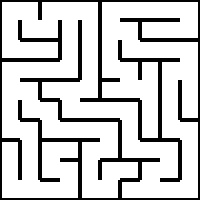
#> input picture square_maze_solver/solver_1/maze00.jpg, 200 x 200 px
$ python run_me.py maze00.jpg   (Python 2 division)
#> lines starting #> are read from the running program, lines starting #| are printed output that depends on the picture; after the words box and inside, x2 and y2 are one past the last pixel; in counts of white or black regions, pixels touching at a corner belong together
import numpy as np
import cv2
import sys

## The readImage function takes a file path as argument and returns image in binary form.
## You can copy the code you wrote for section1.py here.
def readImage(filePath):
    #############  Add your Code here   ###############
#> called with filePath = 'maze00.jpg'
	img = cv2.imread(filePath, 0)
#> img is the input picture: shape (200, 200); min 0, max 255, mean 205.1
	ret, binaryImage = cv2.threshold(img, 127, 255, cv2.THRESH_BINARY)
#> binaryImage: shape (200, 200); 80.5% white; 1 black region, box (x1, y1, x2, y2) and area: (0, 0, 200, 200) 7812

    ###################################################
    	return binaryImage

## The findNeighbours function takes a maze image and row and column coordinates of a cell as input arguments
## and returns a stack consisting of all the neighbours of the cell as output.
## Note :- Neighbour refers to all the adjacent cells one can traverse to from that cell provided only horizontal
## and vertical traversal is allowed.
## You can copy the code you wrote for section1.py here.
def findNeighbours(img,row,column):
	neighbours = []
    #############  Add your Code here   ###############
	ret, img = cv2.threshold(img, 100, 255, cv2.THRESH_BINARY_INV)


	cell = img[row*20:(row+1)*20, column*20:(column+1)*20]

	contours, hierarchy = cv2.findContours(cell, cv2.RETR_TREE, cv2.CHAIN_APPROX_SIMPLE)
	if len(contours) == 0:
		neighbours.extend([(row, column-1), (row-1, column), (row, column+1), (row+1, column)])
	elif len(contours) > 1:
        	#array difference
        	arr=contours[0]
        	#print arr[0]
        	num = (arr[0]-arr[1])
        	num=num[0]
        	#print num
        	if num[0]<0:
            		num[0]=-num[0]
        	if num[1]<0:
            		num[1]=-num[1]
        	if num[0]<num[1]:
            		neighbours.extend([(row-1, column), (row+1, column)])
        	else:
            		neighbours.extend([(row, column-1), (row, column+1)])

    	elif len(contours) == 1:
        	peri = cv2.arcLength(contours[0], True)
        	M = cv2.moments(contours[0])
 	#	print contours[0]
		if M['m00']!=0:
			cx = int(M['m10']/M['m00'])
        		cy = int(M['m01']/M['m00'])
			centroid = cx, cy
        	else:
			centroid = (contours[0][0][0] + contours[0][1][0])/2
        #	print centroid
        	#print peri
        	if peri > 90:
            		if centroid[0] < 9:
                		neighbours.append((row, column+1))
            		elif centroid[0] > 9:
                		neighbours.append((row, column-1))
            		elif centroid[1] < 9:
                		neighbours.append((row+1, column))
            		elif centroid[1] >9:
                		neighbours.append((row-1, column))
        	if peri < 90 and peri > 50:
            		if centroid[0] < 9:
                		if centroid[1] < 9:
                    			neighbours.extend([(row, column+1), (row+1, column)])
                		else:
                    			neighbours.extend([(row-1, column), (row, column+1)])
            		else:
                		if centroid[1] < 9:
                    			neighbours.extend([(row, column-1), (row+1, column)])
                		else:
                    			neighbours.extend([(row, column-1), (row-1, column)])

        	if peri < 50:
            		if centroid[0] < 9:
                		neighbours.extend([(row-1, column), (row, column+1), (row+1, column)])
            		if centroid[0] > 9:
                		neighbours.extend([(row, column-1), (row-1, column), (row+1, column)])
            		if centroid[1] < 9:
                		neighbours.extend([(row, column-1), (row, column+1), (row+1, column)])
            		if centroid[1] > 9:
                		neighbours.extend([(row, column-1), (row-1, column), (row, column+1)])
    	else:
        	print 'Error'


    ###################################################
	return neighbours

##  colourCell function takes 4 arguments:-
##            img - input image
##            row - row coordinates of cell to be coloured
##            column - column coordinates of cell to be coloured
##            colourVal - the intensity of the colour.
##  colourCell basically highlights the given cell by painting it with the given colourVal. Care should be taken that
##  the function doesn't paint over the black walls and only paints the empty spaces. This function returns the image
##  with the painted cell.
##  You can copy the code you wrote for section1.py here.
def colourCell(img,row,column,colourVal):
    #############  Add your Code here   ###############
	dst = np.zeros((20, 20), np.uint8)
	cv2.rectangle(dst, (0,0), (20, 20), colourVal, -1)
	cv2.bitwise_and(img[row*20:(row+1)*20, (column*20):(column+1)*20], dst, img[row*20:(row+1)*20, (column*20):(column+1)*20])


    ###################################################
	return img

##  Function that accepts some arguments from user and returns the graph of the maze image.
def buildGraph(img, initial_point, final_point):  ## You can pass your own arguments in this space.
	graph = {}
    #############  Add your Code here   ###############
	for row in range(initial_point[0], final_point[0]+1):
		for col in range(initial_point[1], final_point[1]+1):
			point = (row, col)
	#		print point
			neigh = findNeighbours(img, row, col)
			graph[point] = neigh

    ###################################################

	return graph

##  Finds shortest path between two coordinates in the maze. Returns a set of coordinates from initial point
##  to final point.
def findPath(graph, start, end, path=[]): ## You can pass your own arguments in this space.
    #############  Add your Code here   ###############
	path = path + [start]
#	print path
        if start == end:
            return path
        if not graph.has_key(start):
	 #   print 'somethings wrong'
            return None
        shortest = None
        for node in graph[start]:
            if node not in path:
                newpath = findPath(graph, node, end, path)
                if newpath:
                    if not shortest or len(newpath) < len(shortest):
                        shortest = newpath


    ###################################################
	return shortest

## This is the main function where all other functions are called. It accepts filepath
## of an image as input. You are not allowed to change any code in this function.
def main(filePath, flag = 0):
    img = readImage(filePath)      ## Read image with specified filepath.
    breadth = len(img)/20          ## Breadthwise number of cells
#> breadth = 10
    length = len(img[0])/20           ## Lengthwise number of cells
#> length = 10
    if length == 10:
        initial_point = (0,0)      ## Start coordinates for maze solution
        final_point = (9,9)        ## End coordinates for maze solution
    else:
        initial_point = (0,0)
        final_point = (19,19)
    graph = buildGraph(img, initial_point, final_point)       ## Build graph from maze image. Pass arguments as required.
#> the loop in buildGraph, `for row in range(initial_point[0], final_point[0]+1):` made 10 passes
#> pass 1, in findNeighbours, `ret, img = cv2.threshold(img, 100, 255, cv2.THRESH_BINARY_INV)`:
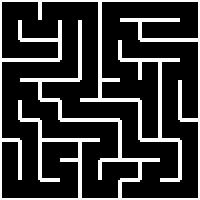
#> img: shape (200, 200); 19.5% white; 1 white region, box (x1, y1, x2, y2) and area: (0, 0, 200, 200) 7812
#> pass 1, in findNeighbours, `cell = img[row*20:(row+1)*20, column*20:(column+1)*20]`:
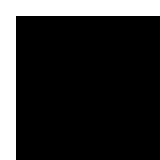
#> cell: shape (20, 20) (shown 8 times larger); 19% white; 1 white region, box (x1, y1, x2, y2) and area: (0, 0, 20, 20) 76
#> pass 1, in findNeighbours (call 2), `cell = img[row*20:(row+1)*20, column*20:(column+1)*20]`:
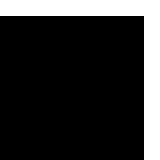
#> cell: shape (20, 20) (shown 8 times larger); 19% white; 1 white region, box (x1, y1, x2, y2) and area: (0, 0, 20, 20) 76
#> pass 1, in findNeighbours (call 4), `cell = img[row*20:(row+1)*20, column*20:(column+1)*20]`:
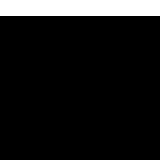
#> cell: shape (20, 20) (shown 8 times larger); 10% white; 1 white region, box (x1, y1, x2, y2) and area: (0, 0, 20, 2) 40
#> after the loop in buildGraph, `for row in range(initial_point[0], final_point[0]+1):`: graph = 100 items
#> graph = 100 items
    shortestPath = findPath(graph, initial_point, final_point, path=[])  ## Find shortest path. Pass arguments as required.
#> the loop in findPath, `for node in graph[start]:` made 2 passes
    print shortestPath             ## Print shortest path to verify
#| None
    string = str(shortestPath) + "\n"
    for i in shortestPath:         ## Loop to paint the solution path.
        img = colourCell(img, i[0], i[1], 200)
#> this loop made 0 passes
    if __name__ == '__main__':     ## Return value for main() function.
        return img
    else:
        if flag == 0:
            return string
        else:
            return graph

## The main() function is called here. Specify the filepath of image in the space given.
if __name__ == '__main__':
    filePath = sys.argv[1]        ## File path for test image
#> (the run stopped early here; a loop or call above may not have finished)

$ run again, on square_maze_solver/solver_1/maze02.jpg
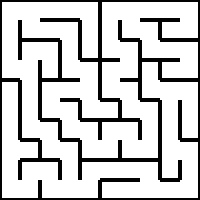
#> input picture square_maze_solver/solver_1/maze02.jpg, 200 x 200 px
#> in readImage, img is the input picture: shape (200, 200); min 0, max 255, mean 205.3
#> binaryImage: shape (200, 200); 80.5% white; 1 black region, box (x1, y1, x2, y2) and area: (0, 0, 200, 200) 7780
#> breadth = 10
#> the loop in buildGraph, `for row in range(initial_point[0], final_point[0]+1):` made 10 passes
#> pass 1, in findNeighbours, `ret, img = cv2.threshold(img, 100, 255, cv2.THRESH_BINARY_INV)`:
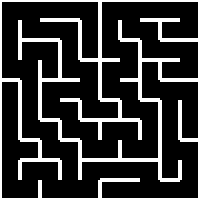
#> img: shape (200, 200); 19.4% white; 1 white region, box (x1, y1, x2, y2) and area: (0, 0, 200, 200) 7780
#> pass 1, in findNeighbours (call 3), `cell = img[row*20:(row+1)*20, column*20:(column+1)*20]`:
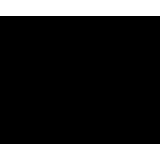
#> cell: shape (20, 20) (shown 8 times larger); 20% white; 2 white regions, box (x1, y1, x2, y2) and area: (0, 0, 20, 2) 40, (0, 18, 20, 20) 40
#> after the loop in buildGraph, `for row in range(initial_point[0], final_point[0]+1):`: graph = 100 items
#> the loop in findPath, `for node in graph[start]:` made 2 passes
#| None

$ run again, on square_maze_solver/solver_1/maze03.jpg
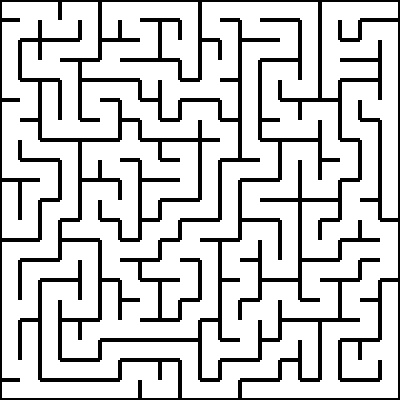
#> input picture square_maze_solver/solver_1/maze03.jpg, 400 x 400 px
#> in readImage, img is the input picture: shape (400, 400); min 0, max 255, mean 205.6
#> binaryImage: shape (400, 400); 80.7% white; 1 black region, box (x1, y1, x2, y2) and area: (0, 0, 400, 400) 30948
#> breadth = 20
#> the loop in buildGraph, `for row in range(initial_point[0], final_point[0]+1):` made 20 passes
#> pass 1, in findNeighbours, `ret, img = cv2.threshold(img, 100, 255, cv2.THRESH_BINARY_INV)`:
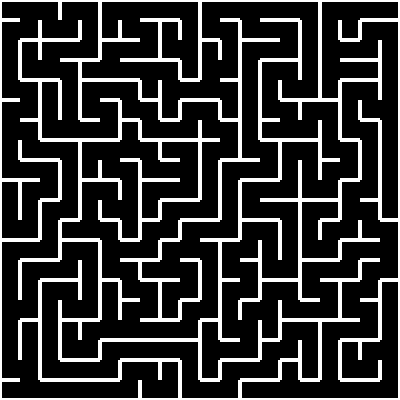
#> img: shape (400, 400); 19.3% white; 1 white region, box (x1, y1, x2, y2) and area: (0, 0, 400, 400) 30948
#> pass 1, in findNeighbours, `cell = img[row*20:(row+1)*20, column*20:(column+1)*20]`:
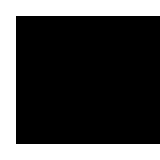
#> cell: shape (20, 20) (shown 8 times larger); 28% white; 1 white region, box (x1, y1, x2, y2) and area: (0, 0, 20, 20) 112
#> the loop in findPath, `for node in graph[start]:` made 1 pass
#> node on pass 1: (0, 1)
#| None

$ run again, on square_maze_solver/solver_1/maze04.jpg
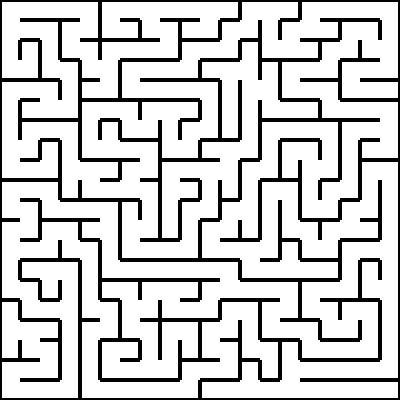
#> input picture square_maze_solver/solver_1/maze04.jpg, 400 x 400 px
#> in readImage, img is the input picture: shape (400, 400); min 0, max 255, mean 205.6
#> binaryImage: shape (400, 400); 80.6% white; 1 black region, box (x1, y1, x2, y2) and area: (0, 0, 400, 400) 30984
#> breadth = 20
#> the loop in buildGraph, `for row in range(initial_point[0], final_point[0]+1):` made 20 passes
#> pass 1, in findNeighbours, `ret, img = cv2.threshold(img, 100, 255, cv2.THRESH_BINARY_INV)`:
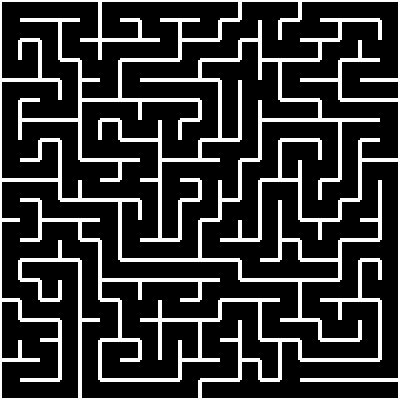
#> img: shape (400, 400); 19.4% white; 1 white region, box (x1, y1, x2, y2) and area: (0, 0, 400, 400) 30984
#> pass 1, in findNeighbours (call 2), `cell = img[row*20:(row+1)*20, column*20:(column+1)*20]`:
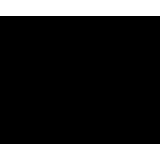
#> cell: shape (20, 20) (shown 8 times larger); 20% white; 2 white regions, box (x1, y1, x2, y2) and area: (0, 0, 20, 2) 40, (0, 18, 20, 20) 40
#> the loop in findPath, `for node in graph[start]:` made 2 passes
#> node on passes 1 to 2: (0, 1), (1, 0)
#| None
